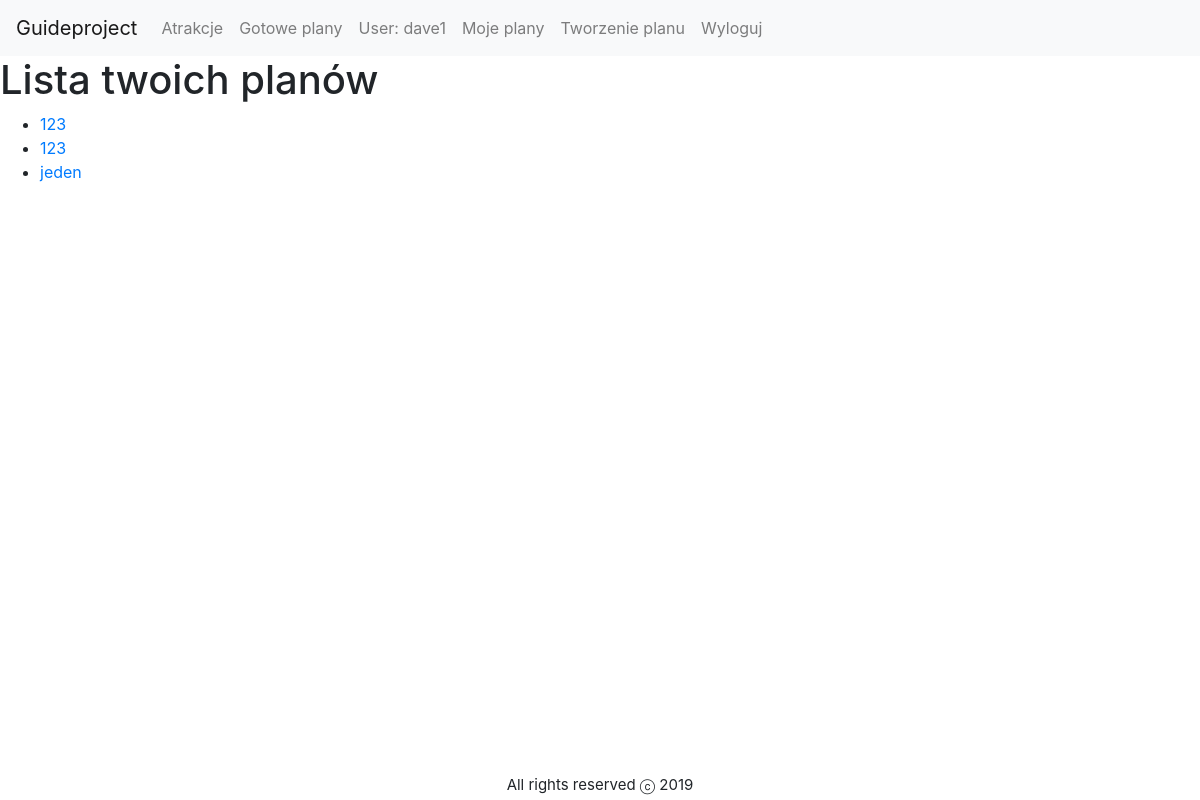
The app's page /guide/mytripplans (signed in), older data.
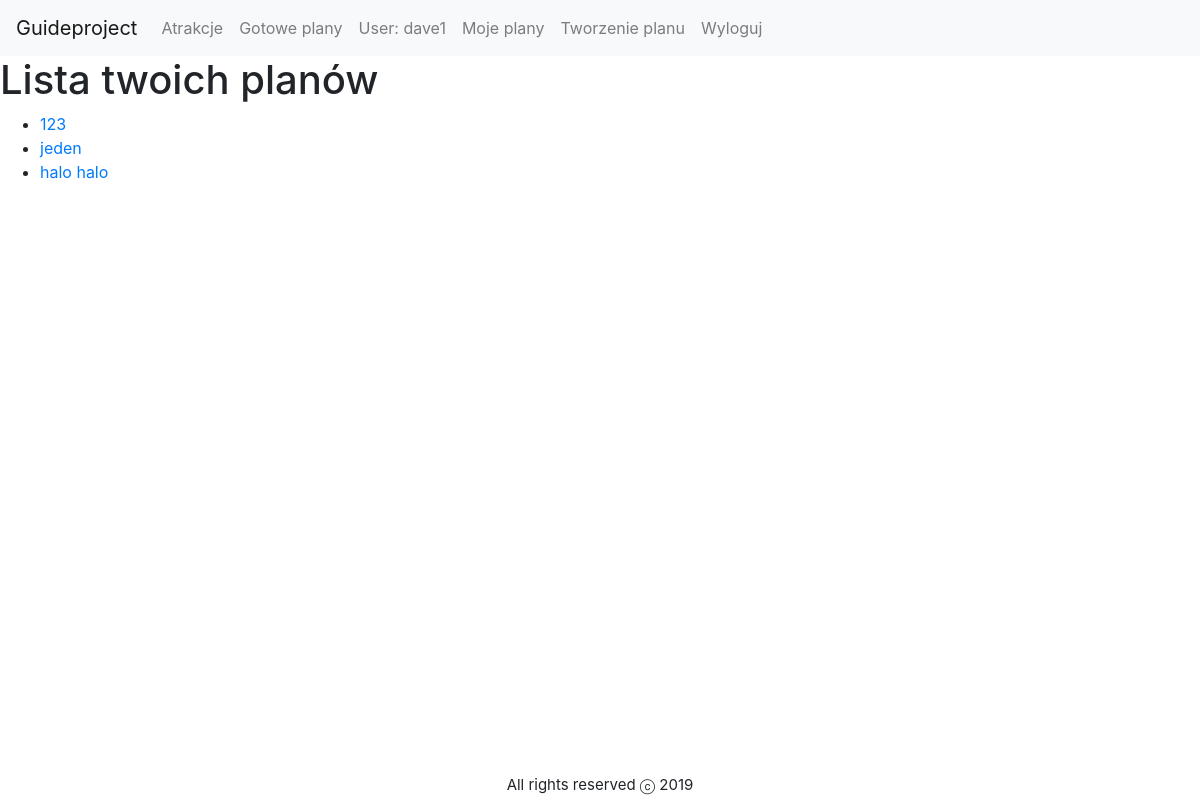
The same page, newer data.
### guide/models.py (models this page shows, shortened)
class TripPlan(models.Model):
    name = models.CharField(_("Name"), max_length=150)
    creator = models.ForeignKey("Client", verbose_name=_(
        "Creator"), on_delete=models.CASCADE, null=True, blank=True)
    attractions = models.ManyToManyField(
        "Attraction", verbose_name=_("Attraction list"))

### guide/views.py (the view)
# urls.py: path("mytripplans", views.MyTripPlanListView.as_view(), name="my-trip-plans"),
class MyTripPlanListView(ListView):
    model = TripPlan
    template_name = "guide/mytripplan_list.html"
    context_object_name = "mytripplans"
    def get_queryset(self):
        return TripPlan.objects.filter(creator=self.request.user)

### guide/templates/guide/mytripplan_list.html (shortened to what this page needs)
{% extends "base.html" %}
{% block content %}
    <h1>Lista twoich planów</h1>
    {% if mytripplans %}
        <ul>
        {% for trip_plan in mytripplans  %}
        <li><a href="{% url 'trip-plan-detail' trip_plan.pk %}" >{{trip_plan.name}}</a></li>
        {% endfor %}
        </ul>
    {% else %}
        <p>Brak planów</p>
    {% endif %}
{% endblock content %}

### templates/base.html (shortened to what this page needs)
<!DOCTYPE html PUBLIC "-//W3C//DTD XHTML 1.0 Transitional//EN"
 "http://www.w3.org/TR/xhtml1/DTD/xhtml1-transitional.dtd">
<html xmlns="http://www.w3.org/1999/xhtml" xml:lang="en" lang="en">
<head>
  {% load static %}
  <link rel="stylesheet" href="{% static 'css/styles.css' %}">
  <link rel="stylesheet" href="https://stackpath.bootstrapcdn.com/bootstrap/4.1.3/css/bootstrap.min.css">
  <link rel="stylesheet" href="https://use.fontawesome.com/releases/v5.8.2/css/all.css">
<link rel="stylesheet" href="https://stackpath.bootstrapcdn.com/bootstrap/4.3.1/css/bootstrap.min.css">
<link rel="stylesheet" href="https://maxcdn.bootstrapcdn.com/font-awesome/4.7.0/css/font-awesome.min.css">
</head>
<body>
  <div class="banner">
    <nav class="navbar navbar-expand-lg navbar-light bg-light">
  <a class="navbar-brand" href="{% url 'home' %}">Guideproject</a>
  <div class="collapse navbar-collapse" id="navbarNav">
    <ul class="navbar-nav">
      <li class="nav-item">
        <a class="nav-link" href="{% url 'attractions' %}">Atrakcje</a><span class="sr-only">(current)</span>
      </li>
      <li class="nav-item">
        <a class="nav-link" href="{% url 'trip-plans' %}">Gotowe plany</a>
      </li>
      {% if user.is_authenticated %}
         <li class="nav-item"><a class="nav-link">User: {{ user.get_username }}</li></a>
        <li class="nav-item"><a class="nav-link" href="{% url 'my-trip-plans' %}">Moje plany</a></li>
        <li class="nav-item"><a class="nav-link" href="{% url 'shopping-cart' %}">Tworzenie planu</a></li>
        <li class = "nav-item"><a class="nav-link" href="{% url 'logout'%}?next={% url 'home' %}">Wyloguj</a></li>
      {% else %}
        <li class="nav-item"><a class = "nav-link" href="{% url 'login'%}?next={{request.path}}">Zaloguj</a></li>
      {% endif %}
    </ul>
  </div>
</nav>
  </div>
  <div class="content">
    {% block content %}
    {% endblock %}
  </div>
  <footer class='footer'>
    {% block footer %}All rights reserved &#9426 2019
    {% endblock footer %}
  </footer>
</body>
</html>

### guide/static/css/styles.css (style rules this page uses)
html,body { width:100vw; margin:0; padding:0; }
.footer { padding:0; margin:0; position: absolute; bottom:0; height:30px; line-height: 30px; font-size: 15px; text-align: center; width:100vw; }

Row changes from the older to the newer data that the page shows:
removed TripPlan: name "123"
added TripPlan: name "halo halo"
